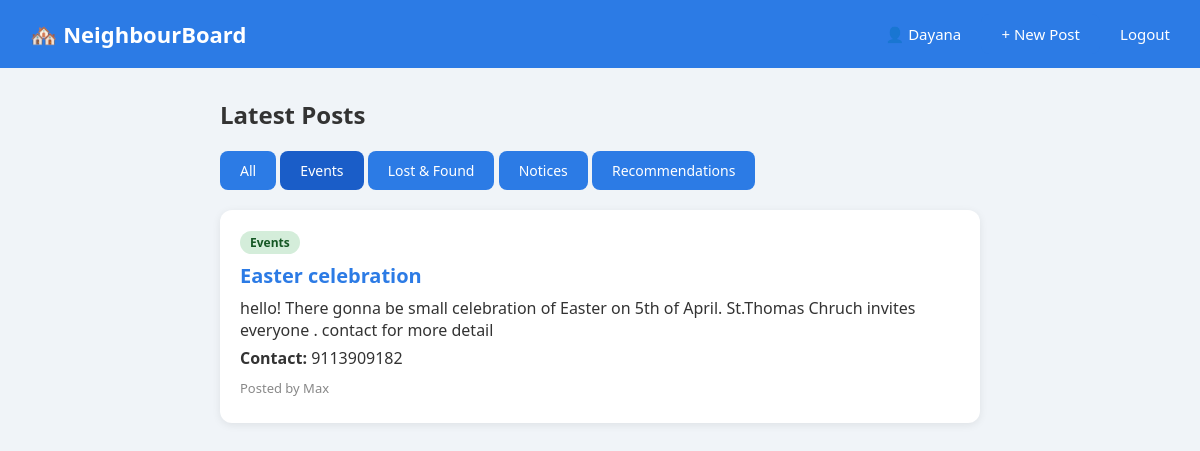
Screenshot of /?category=events (signed in) with the database file from the repository.
### board/models.py (models this page shows, shortened)
class Post(models.Model):
    title = models.CharField(max_length=200)
    content = models.TextField()
    category = models.CharField(max_length=50, choices=CATEGORY_CHOICES)
    author = models.ForeignKey(User, on_delete=models.CASCADE)
    contact = models.CharField(max_length=100, blank=True)
    created_at = models.DateTimeField(auto_now_add=True)

### board/views.py (the view)
# urls.py: path('', views.home_view, name='home'),
@login_required(login_url='login')
def home_view(request):
    category = request.GET.get('category', '')
    if category:
        posts = Post.objects.filter(category=category).order_by('-created_at')
    else:
        posts = Post.objects.all().order_by('-created_at')
    return render(request, 'home.html', {'posts': posts, 'selected': category})

### board/templates/home.html (shortened to what this page needs)
{% extends 'base.html' %}
{% block content %}
<h2 style="margin-bottom: 20px;">Latest Posts</h2>
<div style="margin-bottom: 20px;">
    <a href="/" class="btn" style="{% if not selected %}background:#1a5dc8{% endif %}">All</a>
    <a href="/?category=events" class="btn" style="{% if selected == 'events' %}background:#1a5dc8{% endif %}">Events</a>
    <a href="/?category=lostfound" class="btn" style="{% if selected == 'lostfound' %}background:#1a5dc8{% endif %}">Lost & Found</a>
    <a href="/?category=notices" class="btn" style="{% if selected == 'notices' %}background:#1a5dc8{% endif %}">Notices</a>
    <a href="/?category=recommendations" class="btn" style="{% if selected == 'recommendations' %}background:#1a5dc8{% endif %}">Recommendations</a>
</div>
{% if posts %}
    {% for post in posts %}
        <div class="post-card">
            <span class="badge badge-{{ post.category }}">{{ post.get_category_display }}</span>
            <h3>{{ post.title }}</h3>
            <p>{{ post.content }}</p>
            <p><strong>Contact:</strong> {{ post.contact }}</p>
            <p class="meta">Posted by {{ post.author.username }}</p>
        </div>
    {% endfor %}
{% else %}
    <p class="empty">No posts in this category yet! 😊</p>
{% endif %}
{% endblock %}

### board/templates/base.html (shortened to what this page needs)
<!DOCTYPE html>
<html>
<head>
</head>
<body>
<nav class="navbar">
    <h1>🏘️ NeighbourBoard</h1>
    {% if request.user.is_authenticated %}
        <div>
            <a href="/profile/" style="color:white">👤 {{ request.user.username }}</a>
            <a href="/create/" class="btn" style="margin-left:16px">+ New Post</a>
            <a href="/logout/">Logout</a>
        </div>
    {% endif %}
</nav>
<div class="container">
    {% block content %}
    {% endblock %}
</div>
</body>
</html>

### board/templates/base.html (style rules this page uses)
* { margin: 0; padding: 0; box-sizing: border-box; }
body { font-family: 'Segoe UI', sans-serif; background-color: #f0f4f8; color: #333; }
.navbar { background-color: #2c7be5; padding: 14px 30px; display: flex; justify-content: space-between; align-items: center; }
.navbar h1 { color: white; font-size: 22px; }
.navbar a { color: white; text-decoration: none; margin-left: 16px; font-size: 15px; }
.container { max-width: 800px; margin: 30px auto; padding: 0 20px; }
.post-card { background: white; border-radius: 12px; padding: 20px; margin-bottom: 20px; box-shadow: 0 2px 8px rgba(0,0,0,0.08); }
.post-card h3 { font-size: 20px; margin-bottom: 8px; color: #2c7be5; }
.post-card p { margin-bottom: 6px; }
.post-card .meta { font-size: 13px; color: #888; margin-top: 10px; }
.badge { display: inline-block; padding: 3px 10px; border-radius: 20px; font-size: 12px; font-weight: bold; margin-bottom: 8px; }
.badge-events { background: #d4edda; color: #155724; }
.btn { display: inline-block; padding: 10px 20px; background: #2c7be5; color: white; border-radius: 8px; text-decoration: none; font-size: 14px; border: none; cursor: pointer; }

### rows the page displays
Post: category "Events", title "Easter celebration", content "hello! There gonna be small celebration of Easter on 5th of April. St.Thomas Chruch invites everyone . contact for more detail", contact "9113909182", author.username "Max"

### other values shown
{{ request.user.username }} "Dayana"
